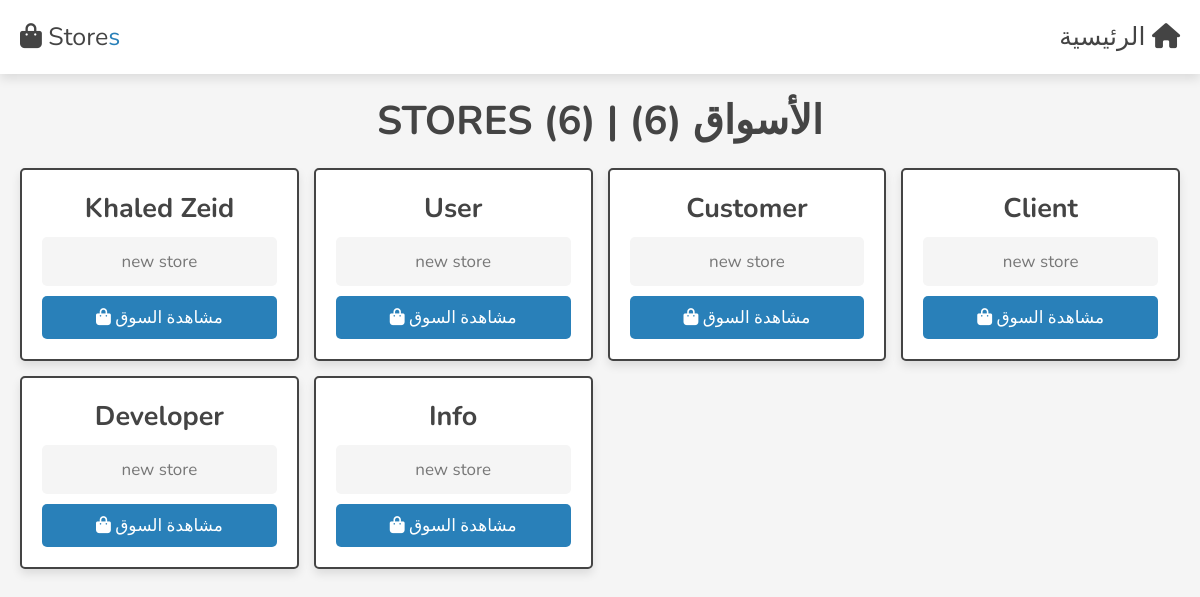
Page /admin/stores.php (signed in) on the earlier database version.
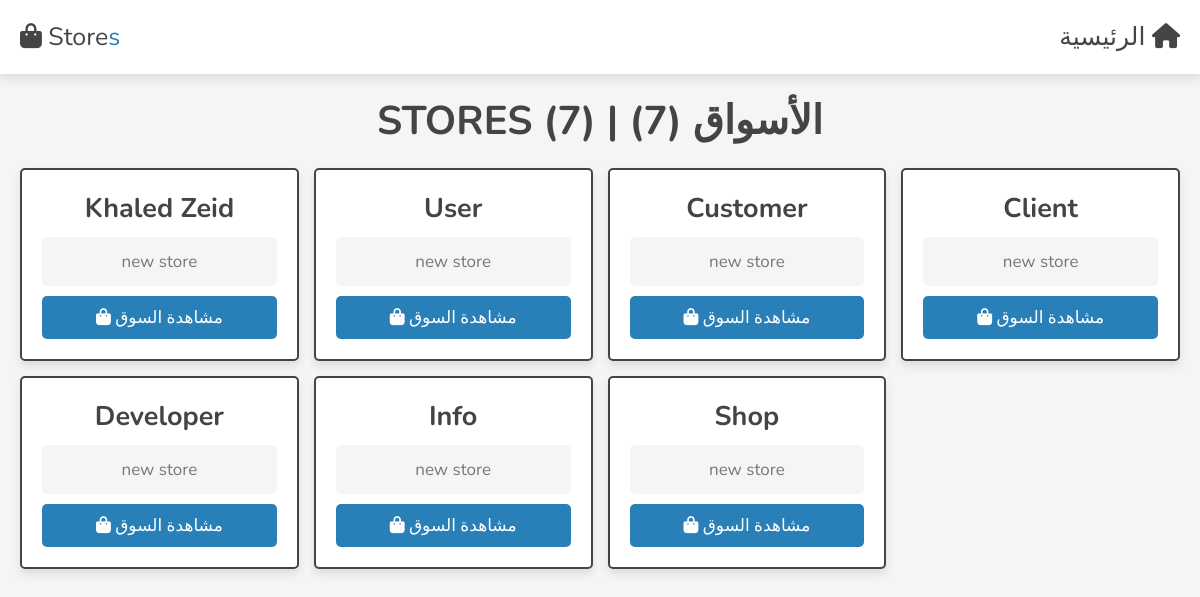
Same page on the later database version.
### tables this page shows
CREATE TABLE `store` (
  `id` int(11) NOT NULL,
  `title` varchar(255) NOT NULL,
  `subtitle` text NOT NULL,
  `status` int(11) NOT NULL,
  `image` varchar(255) DEFAULT NULL,
  `background` varchar(255) DEFAULT NULL,
  `created_by` int(11) NOT NULL,
  `created_at` datetime NOT NULL DEFAULT current_timestamp()
);

### admin/stores.php (the view, shortened to what this page needs)
<?php
include '../components/connect.php';
$user_id = $_SESSION['user_id'];
?>
<!DOCTYPE html>
<html lang="en">
<head>
   <link rel="stylesheet" href="https://cdnjs.cloudflare.com/ajax/libs/font-awesome/6.1.1/css/all.min.css">
   <link rel="stylesheet" href="../css/admin_style.css">
</head>
<body>
<?php include '../components/admin_header.php'; ?>
<section class="dashboard">
   <h1 class="heading">
        stores
        <?php
            $select_messages = $conn->prepare("SELECT * FROM `store`");
            $select_messages->execute();
            $number_of_messages = $select_messages->rowCount()
        ?>
        <?= '('. $number_of_messages .')'; ?>
       |
       الأسواق
       <?php
            $select_messages = $conn->prepare("SELECT * FROM `store`");
            $select_messages->execute();
            $number_of_messages = $select_messages->rowCount()
        ?>
        <?= '('. $number_of_messages .')'; ?>
   </h1>
   <div class="box-container">
    <?php
    $select_messages = $conn->prepare("SELECT * FROM `store`");
    $select_messages->execute();
    $number_of_messages = $select_messages->rowCount();
    if($number_of_messages > 0){
        while($fetch_product = $select_messages->fetch(PDO::FETCH_ASSOC)) { ?>
            <div class="box">
                <h3><?= $fetch_product['title'] ?></h3>
                <p>new store</p>
                <a href="../store/store.php?user_id=<?php echo $fetch_product['id'].'&id='.$user_id; ?>" class="btn"><i class="fa fa-shopping-bag" aria-hidden="true"></i> مشاهدة السوق </a>
            </div>
        <?php }
    }
    ?>
   </div>
</section>
</body>
</html>

Differences in the rows shown:
added store: title "Shop"
Other differences:
$number_of_messages: "6" → "7"
